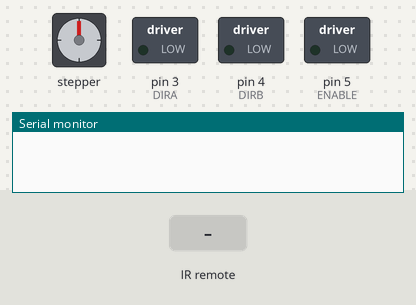
Bench run of a sketch on a simulated Arduino Uno, built with avr-gcc and run on an emulated ATmega328P. Parts: stepper motor, switched loads named in the sketch (green lamp = pin HIGH), the last lines printed to the serial monitor. The inputs (shaded band) are chosen by the test bench. Stepper angles assume 2048 steps per turn.

Above: at 1.2 s.
1.3 s: infrared code 0xFFA857 received
At 1.75 s:
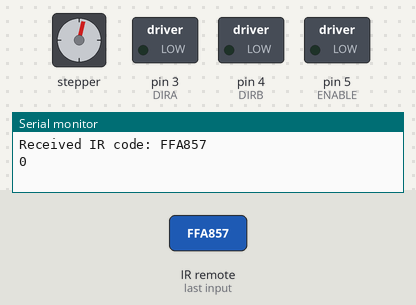
At 2.35 s:
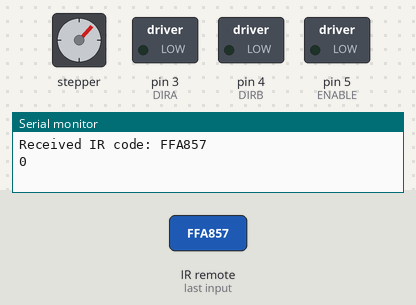
10.3 s: infrared code 0xFF629D received
At 11.19 s:
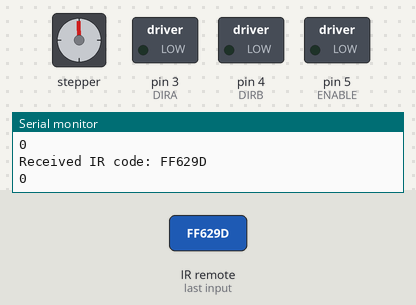
Timing chart, 0 to 19.3 s (numbered marks = the images above; inputs shaded):
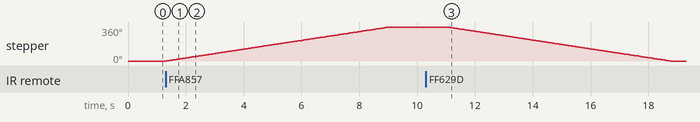

Measured:
- after the input at 1.3 s, stepper: turns 360° clockwise in 7.7 s, starting at once

The sketch:

two_Motor.ino
```cpp
#define ENABLE 5
#define DIRA 3
#define DIRB 4
#include "Stepper.h"
#include "IRremote.h"
#define STEPS  32   // Number of steps per revolution of Internal shaft
int  Steps2Take;  // 2048 = 1 Revolution
int receiver = 12; // IR port
Stepper small_stepper(STEPS, 8, 10, 9, 11);
IRrecv irrecv(receiver);    // create instance of 'irrecv'
decode_results results;     // create instance of 'decode_results'
int currentMotor = 0; // current motor being controlled


void setup() {
  //---set pin direction
  pinMode(ENABLE, OUTPUT);
  pinMode(DIRA, OUTPUT);
  pinMode(DIRB, OUTPUT);
  irrecv.enableIRIn(); // Start the receiver
  Serial.begin(9600);
}

void loop() {
  if (irrecv.decode(&results)) {
    Serial.print("Received IR code: ");
    Serial.println(results.value, HEX);
    Serial.println(currentMotor);

    switch (results.value) {
      case 0xFF6897: // if 0 is pressed on remote
        currentMotor = 0;
        break;
      case 0xFF30CF: // if 1 is pressed on remote
        currentMotor = 1;
        break;
    }
    irrecv.resume(); // Prepare to receive the next value
  }

  if (currentMotor == 0) {
    switch (results.value) {
       case 0xFFA857: // VOL+ button pressed
        small_stepper.setSpeed(500); //Max seems to be 500
        Steps2Take  =  2048;  // Rotate CW
        small_stepper.step(Steps2Take);
        delay(2000);
        break;

      case 0xFF629D: // VOL- button pressed
        small_stepper.setSpeed(500);
        Steps2Take  =  -2048;  // Rotate CCW
        small_stepper.step(Steps2Take);
        delay(2000);
        break;
    }
  } else if (currentMotor == 1) {
    switch(results.value)
    {
      case 0xFFA857: // VOL+ button pressed
      digitalWrite(ENABLE,HIGH);
      digitalWrite(DIRA,HIGH);
      digitalWrite(DIRB,LOW);
      delay(500);
      break;
      case 0xFF629D: // VOL- button pressed
      digitalWrite(ENABLE,HIGH);
      digitalWrite(DIRA,LOW);
      digitalWrite(DIRB,HIGH);
      delay(500);
      break;
    }
  }

  // Reset all stepper pins to LOW
  digitalWrite(8, LOW);
  digitalWrite(9, LOW);
  digitalWrite(10, LOW);
  digitalWrite(11, LOW);

  // Disable other motor
  digitalWrite(ENABLE, LOW);
}
```
